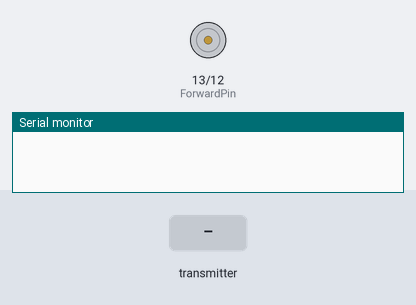
A sketch run on a simulated ESP32. Shown: motor-driver pin pairs drawn as motors (green arrow = first pin HIGH = forward, orange = second pin HIGH = backward, longer = more drive), the last lines printed to the serial monitor. The test bench sets the inputs (shaded band).

Above: at 1.2 s.
1.3 s: the transmitter starts sending Command = 1
At 2.3 s:
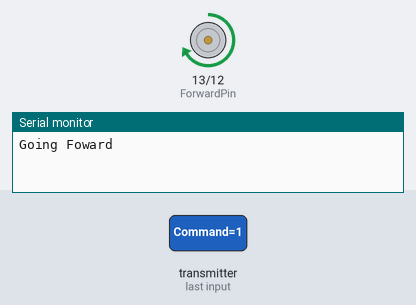
3.5 s: the transmitter starts sending Command = 0
At 5.1 s:
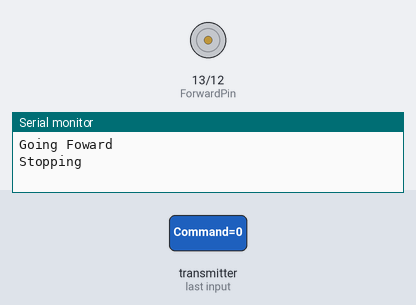
Timing chart, 0 to 6.6 s (numbered marks = the images above; inputs shaded):
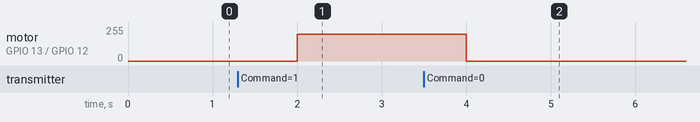

The sketch:

SlaveESP32.ino
```cpp
//Slave communication
#include <esp_now.h>
#include <WiFi.h>

const int ForwardPin = 13;       // H-bridge forward control pin
const int BackwardPin = 12;      // H-bridge backward control pin
const int pwmFreq = 5000;        // Frequency for PWM (5kHz)
const int pwmResolution = 8;    // Resolution for PWM (0-255)


typedef struct struct_message //recive data should be same as sender
{
  int Command;
}struct_message;

struct_message ReciveData;
bool newDataReceived = false;

//Function called when recive data
void OnDataRecv(const uint8_t * mac, const uint8_t *incomingData, int len)
{
  //copy info incomingData to Recivedata
  memcpy(&ReciveData, incomingData, sizeof(ReciveData));
  newDataReceived = true; // Flag to indicate new data has been received
}


void setup() {
  Serial.begin(115200);
  WiFi.mode(WIFI_STA); //set as wifi station

  //Intiliaze ESP-NOW:
  if(esp_now_init() != ESP_OK)
  {
    Serial.println("Error initliazing ESP-NOW");
    return;
  }

  // Once ESPNow is successfully Init, we will register for recv CB to
  // get recv packer info
  esp_now_register_recv_cb(esp_now_recv_cb_t(OnDataRecv));

  ledcAttach(ForwardPin, pwmFreq, pwmResolution);
  ledcAttach(BackwardPin, pwmFreq, pwmResolution);

}

void loop() {
   if (newDataReceived) {
    newDataReceived = false; // Reset flag
    if(ReciveData.Command == 1) //nothing dtected
    {
      ForwardDirection();
      Serial.println("Going Foward");
    }
    else if(ReciveData.Command == 0)
    {
      StopMotor();// something deteced
      Serial.println("Stopping");
    }
   }
  delay(2000);
}
void ForwardDirection() {
  ledcWrite(ForwardPin, 200); // Set forward pin PWM duty cycle
  ledcWrite(BackwardPin, 0);  // Ensure backward pin is off
  //Serial.println("Motor Moving Forward");
}
void BackwardDirection()
{
  ledcWrite(BackwardPin, 120); // set backward pwm duty cycle
  ledcWrite(ForwardPin, 0); // Ensure forward pin is off
}
void StopMotor() {
  ledcWrite(ForwardPin, 0);   // Stop forward pin
  ledcWrite(BackwardPin, 0);  // Stop backward pin
  //Serial.println("Motor Stopped");
}
```

Measured:
- after the input at 1.3 s, motor on GPIO 13 (ForwardPin) / GPIO 12 (BackwardPin): stopped → forward 199/255 after 0.70 s
- after the input at 3.5 s, motor on GPIO 13 (ForwardPin) / GPIO 12 (BackwardPin): forward 199/255 → stopped after 0.50 s
